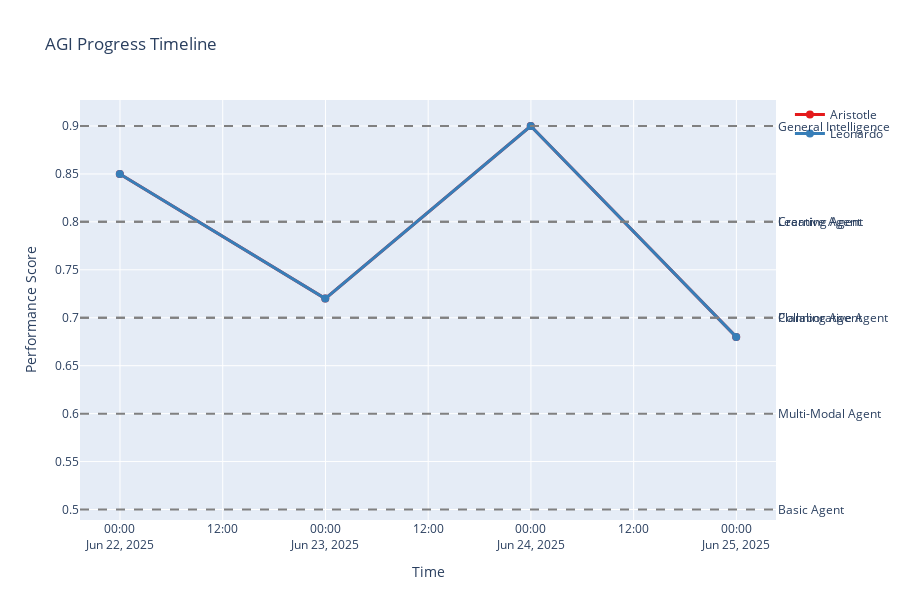

Notebook code for this chart:
### Code cell
# Generate comprehensive visualizations
print("\\n📊 Generating Comprehensive Visualizations:")
print("=" * 45)

# 1. Collaboration Network Visualization
print("🔗 Creating Collaboration Network...")
fig1 = viz_engine.plot_collaboration_network(figsize=(14, 6))

# 2. AGI Progress Dashboard
print("📈 Generating AGI Progress Dashboard...")
agent_ids = [agent.id for agent in agents]
fig2 = viz_engine.plot_agi_progress_dashboard(agent_ids, figsize=(16, 12))

# 3. Reasoning Flow Visualization
print("🧠 Visualizing Reasoning Flow...")
reasoning_agent = agents[0]  # Aristotle
fig3 = viz_engine.plot_reasoning_flow(reasoning_agent.id)

# 4. Interactive Progress Timeline
print("⏰ Creating Interactive Timeline...")
try:
    fig4 = viz_engine.create_interactive_progress_timeline(agent_ids)
    print("✅ Interactive timeline created successfully")
except Exception as e:
    print(f"⚠️  Interactive timeline creation failed: {e}")
    print("   (This is normal in some environments - static plots work fine)")

print("\\n📊 All visualizations generated successfully!")

### Figure 1 — Plotly figure (JSON) as saved in the notebook; plotly's stock layout.template omitted (floating-point values rounded to 4 significant figures)
{"data": [{"hovertemplate": "<b>Aristotle</b><br>Time: %{x}<br>Performance: %{y:.3f}<br><extra></extra>", "line": {"color": "rgb(228,26,28)", "width": 3}, "marker": {"size": 8}, "mode": "lines+markers", "name": "Aristotle", "type": "scatter", "x": ["2025-06-21T23:58:39.818286", "2025-06-22T23:58:39.818286", "2025-06-23T23:58:39.818286", "2025-06-24T23:58:39.818286"], "y": [0.85, 0.72, 0.9, 0.68]}, {"hovertemplate": "<b>Leonardo</b><br>Time: %{x}<br>Performance: %{y:.3f}<br><extra></extra>", "line": {"color": "rgb(55,126,184)", "width": 3}, "marker": {"size": 8}, "mode": "lines+markers", "name": "Leonardo", "type": "scatter", "x": ["2025-06-21T23:58:39.818347", "2025-06-22T23:58:39.818347", "2025-06-23T23:58:39.818347", "2025-06-24T23:58:39.818347"], "y": [0.85, 0.72, 0.9, 0.68]}], "layout": {"annotations": [{"showarrow": false, "text": "Basic Agent", "x": 1, "xanchor": "left", "xref": "x domain", "y": 0.5, "yanchor": "middle", "yref": "y"}, {"showarrow": false, "text": "Multi-Modal Agent", "x": 1, "xanchor": "left", "xref": "x domain", "y": 0.6, "yanchor": "middle", "yref": "y"}, {"showarrow": false, "text": "Collaborative Agent", "x": 1, "xanchor": "left", "xref": "x domain", "y": 0.7, "yanchor": "middle", "yref": "y"}, {"showarrow": false, "text": "Planning Agent", "x": 1, "xanchor": "left", "xref": "x domain", "y": 0.7, "yanchor": "middle", "yref": "y"}, {"showarrow": false, "text": "Learning Agent", "x": 1, "xanchor": "left", "xref": "x domain", "y": 0.8, "yanchor": "middle", "yref": "y"}, {"showarrow": false, "text": "Creative Agent", "x": 1, "xanchor": "left", "xref": "x domain", "y": 0.8, "yanchor": "middle", "yref": "y"}, {"showarrow": false, "text": "General Intelligence", "x": 1, "xanchor": "left", "xref": "x domain", "y": 0.9, "yanchor": "middle", "yref": "y"}], "height": 600, "hovermode": "x unified", "shapes": [{"line": {"color": "gray", "dash": "dash"}, "type": "line", "x0": 0, "x1": 1, "xref": "x domain", "y0": 0.5, "y1": 0.5, "yref": "y"}, {"line": {"color": "gray", "dash": "dash"}, "type": "line", "x0": 0, "x1": 1, "xref": "x domain", "y0": 0.6, "y1": 0.6, "yref": "y"}, {"line": {"color": "gray", "dash": "dash"}, "type": "line", "x0": 0, "x1": 1, "xref": "x domain", "y0": 0.7, "y1": 0.7, "yref": "y"}, {"line": {"color": "gray", "dash": "dash"}, "type": "line", "x0": 0, "x1": 1, "xref": "x domain", "y0": 0.7, "y1": 0.7, "yref": "y"}, {"line": {"color": "gray", "dash": "dash"}, "type": "line", "x0": 0, "x1": 1, "xref": "x domain", "y0": 0.8, "y1": 0.8, "yref": "y"}, {"line": {"color": "gray", "dash": "dash"}, "type": "line", "x0": 0, "x1": 1, "xref": "x domain", "y0": 0.8, "y1": 0.8, "yref": "y"}, {"line": {"color": "gray", "dash": "dash"}, "type": "line", "x0": 0, "x1": 1, "xref": "x domain", "y0": 0.9, "y1": 0.9, "yref": "y"}], "showlegend": true, "title": {"text": "AGI Progress Timeline"}, "xaxis": {"title": {"text": "Time"}}, "yaxis": {"title": {"text": "Performance Score"}}}}
